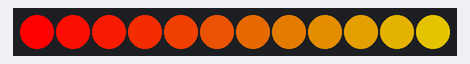
A sketch run on a simulated Arduino Uno, built with avr-gcc and run on an emulated ATmega328P. Parts: 12 RGB LEDs in strip order, left to right. Dim RGB values are drawn brighter than linear.

Above: at 0.05 s.
At 5.05 s:
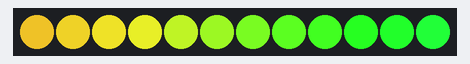
At 9.95 s:
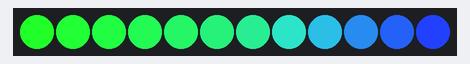
At 19.85 s:
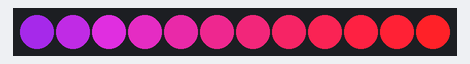
At 29.75 s:
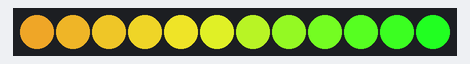
At 39.95 s:
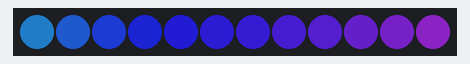

The sketch:

rainbow_brightness_and_saturation.ino
```cpp
//***************************************************************
//  Example of changing the brightness and saturation of
//  FastLED's fill_rainbow, which by default fills pixels with
//  the rainbow at full brightness and full saturation.
//
//  Marc Miller, Sept 2018
//***************************************************************

#include "FastLED.h"
#define NUM_LEDS 12
CRGB leds[NUM_LEDS];

uint8_t V;  //brightness for rainbow
uint8_t S;  //saturation for rainbow
boolean toggleS;
boolean toggleV;

//Amount to tint (desaturate) rainbow.  Can use either RGB or HSV format
//CRGB tintAmt(128,128,128);
CHSV tintAmt(0,0,90);


//---------------------------------------------------------------
void setup() {
  FastLED.addLeds<NEOPIXEL, 11>(leds, NUM_LEDS);
  FastLED.setBrightness(255);
}

//---------------------------------------------------------------
void loop()
{
  fill_rainbow(leds, NUM_LEDS, millis()/100);  //fill strip with moving rainbow

  EVERY_N_SECONDS(5) { toggleS = !toggleS; }  //toggle Saturation (ie. "tint")
  EVERY_N_SECONDS(30) { toggleV = !toggleV; }  //toggle Value (brightness)

  if (toggleS) {
    for (uint8_t i=0; i<NUM_LEDS; i++) {
      leds[i] += tintAmt;
    }
  } else {
    //No tint added
  }

  if (toggleV) {
    V = 128;  //fade down by V/256
    fadeToBlackBy( leds, NUM_LEDS, V);  //fade by value V
  } else {
    V = 0;  //no fade
  }

  FastLED.show();

}
```
